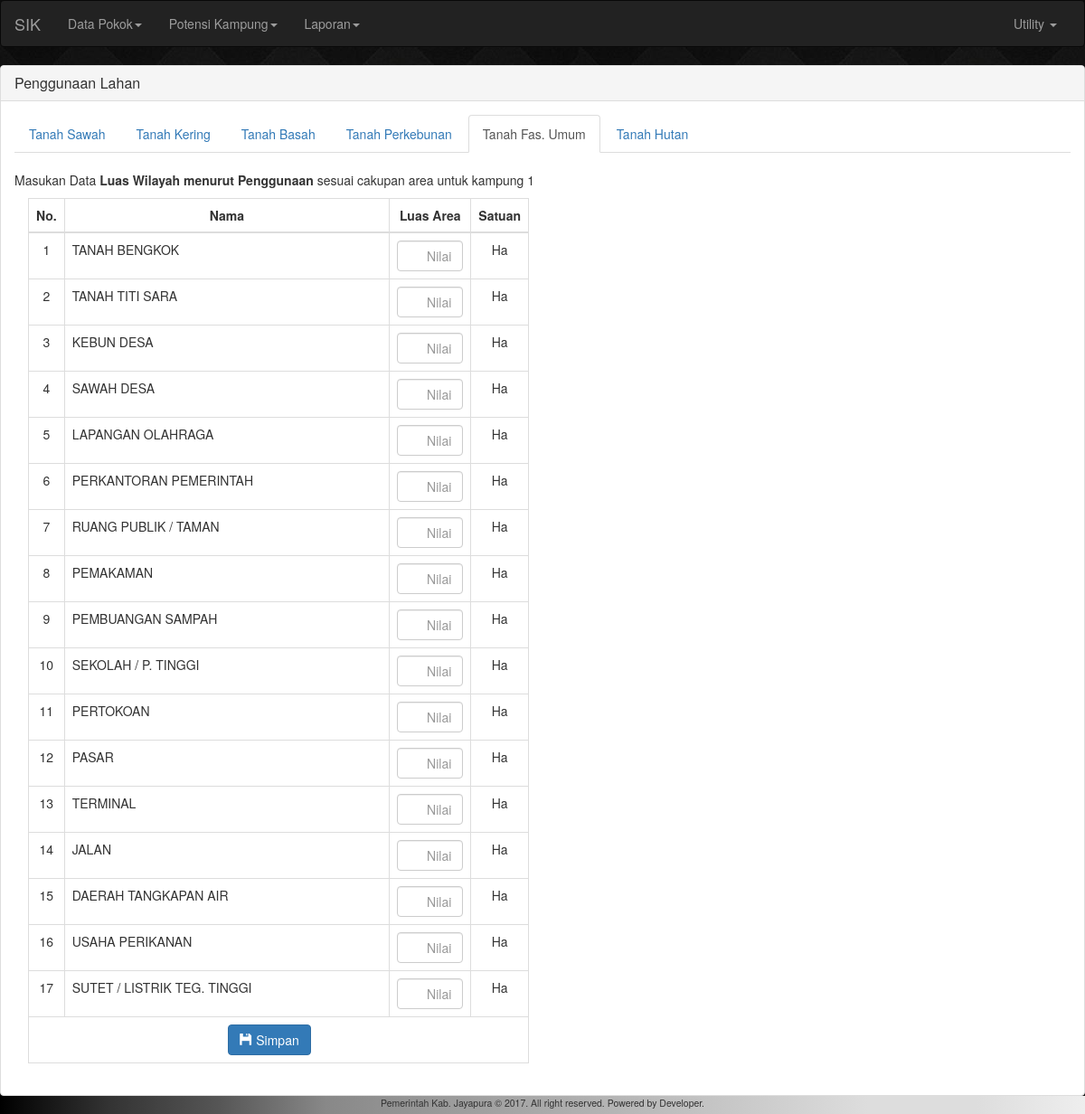
Screenshot of /?ref=penggunaan-lahan&id_jenis=5 with the database file from the repository.
### tables this page shows
CREATE TABLE `tanah_guna` (
  `id` int(11) NOT NULL AUTO_INCREMENT,
  `nama` varchar(100) NOT NULL,
  `id_jenis` int(11) NOT NULL,
  `satuan` varchar(100) NOT NULL DEFAULT 'Ha',
  PRIMARY KEY (`id`)
);

### pages/view/penggunaan-lahan.php (the view, shortened to what this page needs)
<?php
$id_jenis=1;
if (isset($_GET['id_jenis'])) $id_jenis=$_GET['id_jenis'];
?>
<div class="panel panel-default">
  <div class="panel-heading">
    <h3 class="panel-title">Penggunaan Lahan</h3>
  </div>
  <div class="panel-body">
    <ul class="nav nav-tabs">
	  <li role="presentation" <?php if($id_jenis==1) echo "class='active'";?> ><a href="?ref=penggunaan-lahan&id_jenis=1">Tanah Sawah</a></li>
	  <li role="presentation" <?php if($id_jenis==2) echo "class='active'";?>><a href="?ref=penggunaan-lahan&id_jenis=2">Tanah Kering</a></li>
	  <li role="presentation" <?php if($id_jenis==3) echo "class='active'";?>><a href="?ref=penggunaan-lahan&id_jenis=3">Tanah Basah</a></li>
	  <li role="presentation" <?php if($id_jenis==4) echo "class='active'";?>><a href="?ref=penggunaan-lahan&id_jenis=4">Tanah Perkebunan</a></li>
	  <li role="presentation" <?php if($id_jenis==5) echo "class='active'";?>><a href="?ref=penggunaan-lahan&id_jenis=5">Tanah Fas. Umum</a></li>
	  <li role="presentation" <?php if($id_jenis==6) echo "class='active'";?>><a href="?ref=penggunaan-lahan&id_jenis=6">Tanah Hutan</a></li>
	</ul>
	<br/>
	<p>Masukan Data <b>Luas Wilayah menurut Penggunaan</b> sesuai cakupan area untuk kampung <?php echo $id_pokok_desa;?></p>
<form id="form" autocomplete="off" method="post" action="">
<div class="table-responsive col-sm-6">
	<table class="table table-bordered">
		<thead>
			<tr>
				<th>No.</th>
				<th width="65%">Nama</th>
				<th>Luas Area</th>
				<th>Satuan</th>
			</tr>
		</thead>
		<tbody>
<?php
$sql="SELECT t.id,t.nama,j.id,j.nama,t.satuan,td.luas,(SELECT MAX(id) FROM tanah_guna) FROM tanah_guna AS t INNER JOIN jenis_tanah AS j ON j.id=t.id_jenis LEFT OUTER JOIN tanah_desa AS td ON td.id_tanah_guna=t.id AND td.id_pokok_desa=? WHERE j.id=?;";
$stmt=$conn->prepare($sql);
$id_jenis=$conn->real_escape_string($id_jenis);
$id_pokok_desa=1;
$stmt->bind_param('ii',$id_pokok_desa,$id_jenis);
$i=0;
if ($stmt->execute()) {
	$result = $stmt->get_result();
	while ($row = $result->fetch_row()){
		$i++;
		?>
			<tr>
				<td align="center"><?php echo $i;?></td>
				<td><?php echo $row[1];?></td>
				<td><input type="text" class="form-control inputhektar" placeholder="Nilai" name="<?php echo $row[0];?>" value="<?php echo $row[5];?>" /></td>
				<td align="center"><?php echo $row[4];?></td>
			</tr>
		<?php
	}
}
?>
		</tbody>
		<tfoot>
			<tr>
				<td colspan="4" align="center">
					<button type="button" class="btn btn-sx btn-primary" id="submit"><span class="glyphicon glyphicon-floppy-disk"></span> Simpan</button>
					<span class="hasil-submit" style="font-weight: bold;color: #00f;padding: 10px;"></span>
				</td>
			</tr>
		</tfoot>
	</table>
</div>
</form>
</div>
  </div>
</div>

### index.php (style rules this page uses)
.panel { min-height: 450px; }
.inputhektar { text-align: right; }
th { text-align: center; font-weight: bold; }
body { background-image: url('assets/img/wallpaper.jpg'); margin-bottom:20px; }

### rows the page displays
tanah_guna: nama "TANAH BENGKOK", satuan "Ha"
tanah_guna: nama "TANAH TITI SARA", satuan "Ha"
tanah_guna: nama "KEBUN DESA", satuan "Ha"
tanah_guna: nama "SAWAH DESA", satuan "Ha"
tanah_guna: nama "LAPANGAN OLAHRAGA", satuan "Ha"
tanah_guna: nama "PERKANTORAN PEMERINTAH", satuan "Ha"
tanah_guna: nama "RUANG PUBLIK / TAMAN", satuan "Ha"
tanah_guna: nama "PEMAKAMAN", satuan "Ha"
tanah_guna: nama "PEMBUANGAN SAMPAH", satuan "Ha"
tanah_guna: nama "SEKOLAH / P. TINGGI", satuan "Ha"
tanah_guna: nama "PERTOKOAN", satuan "Ha"
tanah_guna: nama "PASAR", satuan "Ha"
tanah_guna: nama "TERMINAL", satuan "Ha"
tanah_guna: nama "JALAN", satuan "Ha"
tanah_guna: nama "DAERAH TANGKAPAN AIR", satuan "Ha"
tanah_guna: nama "USAHA PERIKANAN", satuan "Ha"
tanah_guna: nama "SUTET / LISTRIK TEG. TINGGI", satuan "Ha"

### other values shown
$id_pokok_desa "1"
